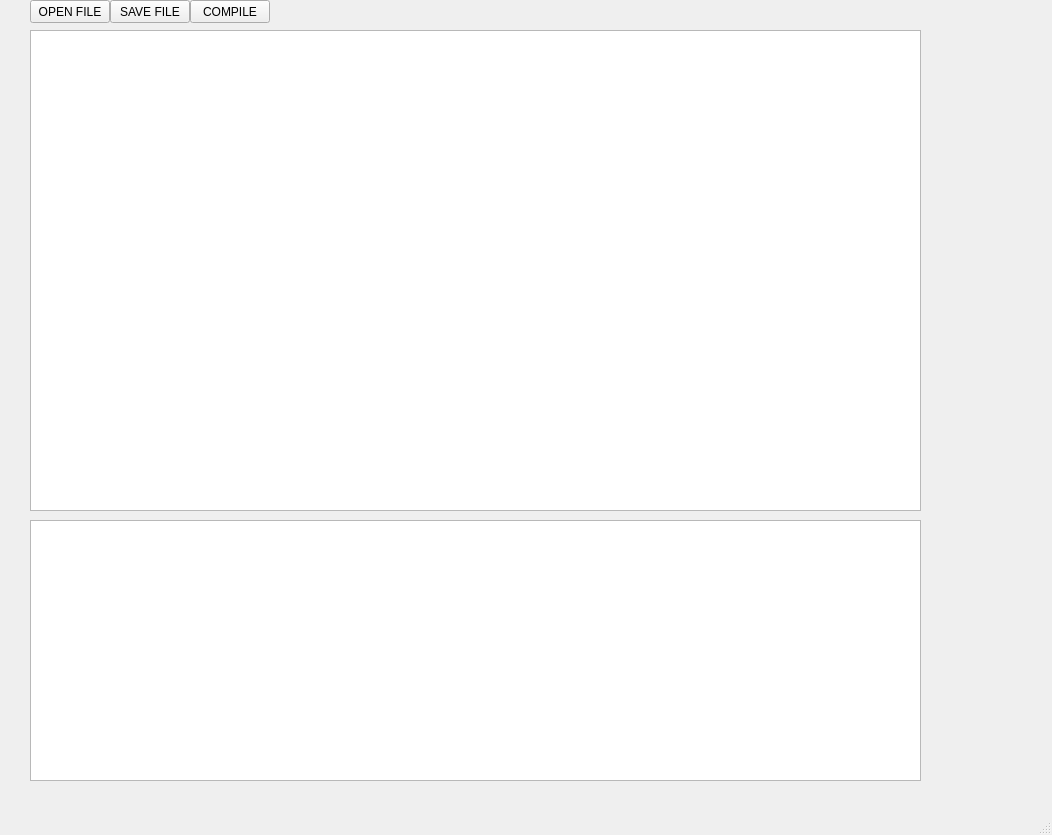
<?xml version="1.0" encoding="UTF-8"?>
<ui version="4.0">
 <class>DodeIDE</class>
 <widget class="QMainWindow" name="DodeIDE">
  <property name="geometry">
   <rect>
    <x>0</x>
    <y>0</y>
    <width>1052</width>
    <height>835</height>
   </rect>
  </property>
  <property name="windowTitle">
   <string>DodeIDE</string>
  </property>
  <widget class="QWidget" name="centralwidget">
   <widget class="QPlainTextEdit" name="CodeTextArea">
    <property name="geometry">
     <rect>
      <x>30</x>
      <y>30</y>
      <width>891</width>
      <height>481</height>
     </rect>
    </property>
   </widget>
   <widget class="QPlainTextEdit" name="OutputArea">
    <property name="geometry">
     <rect>
      <x>30</x>
      <y>520</y>
      <width>891</width>
      <height>261</height>
     </rect>
    </property>
   </widget>
   <widget class="QPushButton" name="OpenFileButton">
    <property name="geometry">
     <rect>
      <x>30</x>
      <y>0</y>
      <width>80</width>
      <height>23</height>
     </rect>
    </property>
    <property name="text">
     <string>OPEN FILE</string>
    </property>
   </widget>
   <widget class="QPushButton" name="SaveButton">
    <property name="geometry">
     <rect>
      <x>110</x>
      <y>0</y>
      <width>80</width>
      <height>23</height>
     </rect>
    </property>
    <property name="text">
     <string>SAVE FILE</string>
    </property>
   </widget>
   <widget class="QPushButton" name="CompileButton">
    <property name="geometry">
     <rect>
      <x>190</x>
      <y>0</y>
      <width>80</width>
      <height>23</height>
     </rect>
    </property>
    <property name="text">
     <string>COMPILE</string>
    </property>
   </widget>
  </widget>
  <widget class="QMenuBar" name="menubar">
   <property name="geometry">
    <rect>
     <x>0</x>
     <y>0</y>
     <width>1052</width>
     <height>20</height>
    </rect>
   </property>
  </widget>
  <widget class="QStatusBar" name="statusbar"/>
 </widget>
 <resources/>
 <connections/>
</ui>
